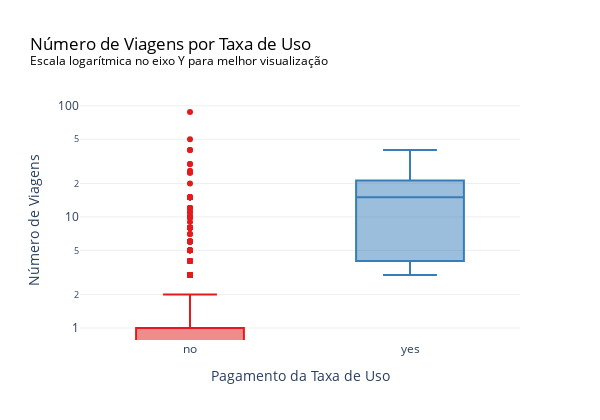

Notebook cell for this chart:
### Markdown cell above
### Userfee

### Code cell
fig = px.box(
    df,
    x='userfee',
    y='trips',
    title='Número de Viagens por Taxa de Uso <br><sup>Escala logarítmica no eixo Y para melhor visualização</sup>',
    labels={'userfee': 'Pagamento da Taxa de Uso', 'trips': 'Número de Viagens'},
    color='userfee',
    color_discrete_sequence=px.colors.qualitative.Set1 
)

# Log scale no eixo Y
fig.update_yaxes(type='log')

fig.update_layout(
    showlegend=False,
    plot_bgcolor='white',
    title_font=dict(color='black'),
    width=600,
    height=420,
    yaxis=dict(showgrid=True, gridcolor='rgba(200, 200, 200, 0.3)', gridwidth=1),
)

fig.show()

# Exportar imagem
fig.write_image('./images/boxplot_taxa.png')

### Figure 1 — Plotly figure (JSON) as saved in the notebook; plotly's stock layout.template omitted (floating-point values rounded to 4 significant figures; data arrays with more than 128 entries replaced by an {"elided": "..."} marker saying what was removed)
{"data": [{"alignmentgroup": "True", "hovertemplate": "Pagamento da Taxa de Uso=%{x}<br>Número de Viagens=%{y}<extra></extra>", "legendgroup": "no", "marker": {"color": "rgb(228,26,28)"}, "name": "no", "notched": false, "offsetgroup": "no", "orientation": "v", "showlegend": true, "type": "box", "x": {"elided": "646 str values"}, "x0": " ", "xaxis": "x", "y": {"elided": "646 int values"}, "y0": " ", "yaxis": "y"}, {"alignmentgroup": "True", "hovertemplate": "Pagamento da Taxa de Uso=%{x}<br>Número de Viagens=%{y}<extra></extra>", "legendgroup": "yes", "marker": {"color": "rgb(55,126,184)"}, "name": "yes", "notched": false, "offsetgroup": "yes", "orientation": "v", "showlegend": true, "type": "box", "x": ["yes", "yes", "yes", "yes", "yes", "yes", "yes", "yes", "yes", "yes", "yes", "yes", "yes"], "x0": " ", "xaxis": "x", "y": [3, 3, 4, 4, 5, 5, 15, 16, 20, 20, 25, 30, 40], "y0": " ", "yaxis": "y"}], "layout": {"boxmode": "overlay", "height": 420, "legend": {"title": {"text": "Pagamento da Taxa de Uso"}, "tracegroupgap": 0}, "plot_bgcolor": "white", "showlegend": false, "title": {"font": {"color": "black"}, "text": "Número de Viagens por Taxa de Uso <br><sup>Escala logarítmica no eixo Y para melhor visualização</sup>"}, "width": 600, "xaxis": {"anchor": "y", "categoryarray": ["no", "yes"], "categoryorder": "array", "domain": [0, 1], "title": {"text": "Pagamento da Taxa de Uso"}}, "yaxis": {"anchor": "x", "domain": [0, 1], "gridcolor": "rgba(200, 200, 200, 0.3)", "gridwidth": 1, "showgrid": true, "title": {"text": "Número de Viagens"}, "type": "log"}}}
